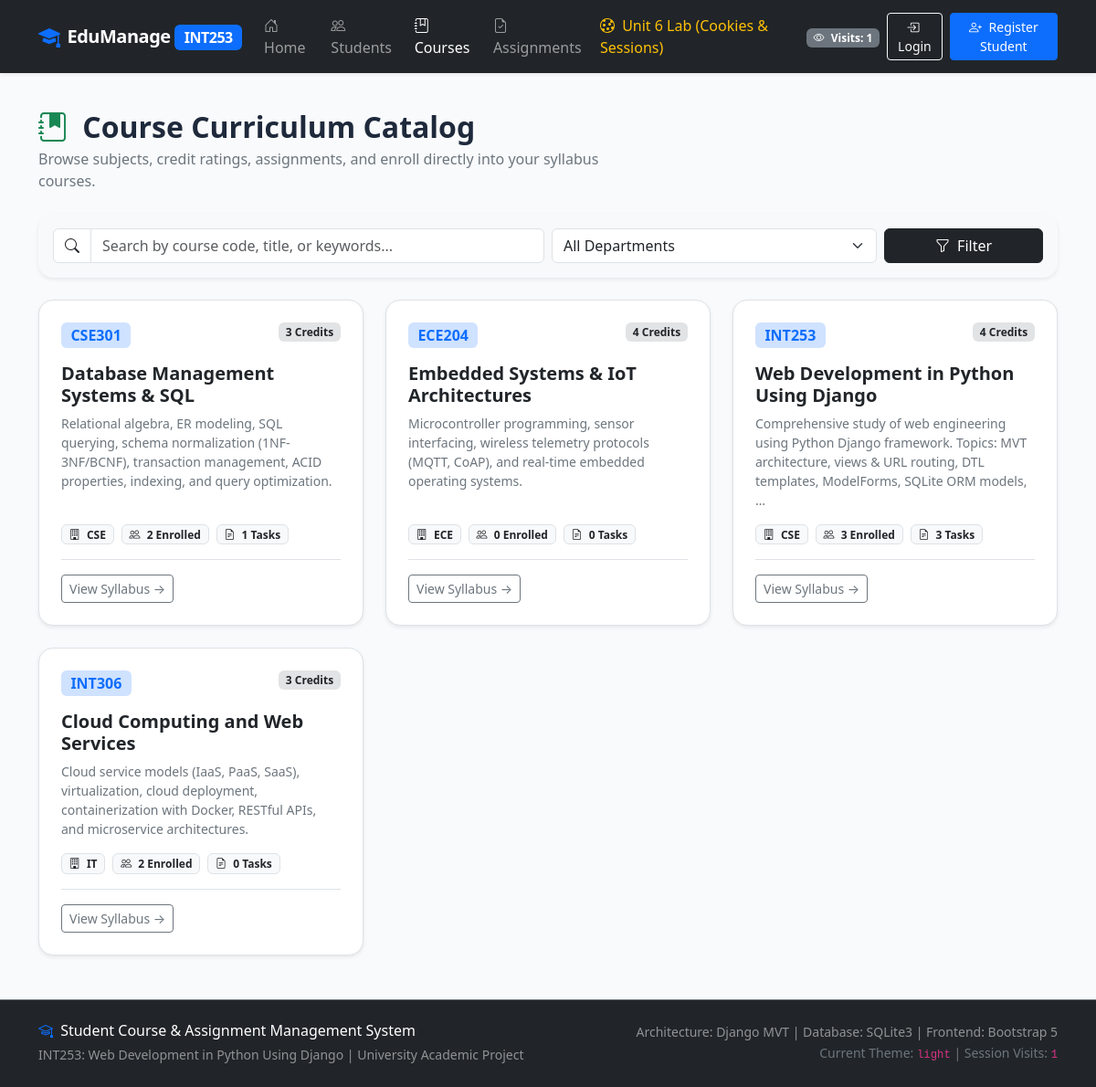
Page /courses/ on the committed database.
### courses/models.py (models this page shows, shortened)
class Course(models.Model):
    DEPARTMENT_CHOICES = [
        ('CSE', 'Computer Science and Engineering'),
        ('IT', 'Information Technology'),
        ('ECE', 'Electronics & Communication Engineering'),
        ('ME', 'Mechanical Engineering'),
        ('CIVIL', 'Civil Engineering'),
        ('GEN', 'General Education'),
    ]
    course_name = models.CharField(
        max_length=150,
        verbose_name="Course Name",
        help_text="Official title of the subject/course"
    )
    course_code = models.CharField(
        max_length=20,
        unique=True,
        verbose_name="Course Code",
        help_text="Institutional course code (e.g., INT253, CSE301)"
    )
    description = models.TextField(
        verbose_name="Course Description",
        help_text="Syllabus overview and course outcomes"
    )
    credits = models.PositiveSmallIntegerField(
        default=3,
        verbose_name="Credits",
        help_text="Course credit value (typically 1-5)"
    )
    department = models.CharField(
        max_length=50,
        choices=DEPARTMENT_CHOICES,
        default='CSE',
        verbose_name="Department"
    )
    students = models.ManyToManyField(
        Student,
        related_name='enrolled_courses',
        blank=True,
        verbose_name="Enrolled Students"
    )
    created_at = models.DateTimeField(
        auto_now_add=True,
        verbose_name="Created At"
    )
    updated_at = models.DateTimeField(
        auto_now=True,
        verbose_name="Last Updated"
    )
    class Meta:
        ordering = ['course_code']
        verbose_name = "Course"
        verbose_name_plural = "Courses"

### courses/views.py (the view)
# urls.py: path('', views.course_list_view, name='list'),
def course_list_view(request):
    search_query = request.GET.get('q', '').strip()
    dept_filter = request.GET.get('department', '').strip()
    courses = Course.objects.annotate(student_count=Count('students')).order_by('course_code')
    if search_query:
        courses = courses.filter(
            Q(course_name__icontains=search_query) |
            Q(course_code__icontains=search_query) |
            Q(description__icontains=search_query)
        )
    if dept_filter:
        courses = courses.filter(department=dept_filter)
    enrolled_course_ids = []
    if request.user.is_authenticated and hasattr(request.user, 'student_profile'):
        enrolled_course_ids = request.user.student_profile.enrolled_courses.values_list('id', flat=True)
    context = {
        'courses': courses,
        'total_count': courses.count(),
        'search_query': search_query,
        'dept_filter': dept_filter,
        'departments': Course.DEPARTMENT_CHOICES,
        'enrolled_course_ids': list(enrolled_course_ids),
        'page_title': 'Course Curriculum Catalog',
    }
    return render(request, 'courses/course_list.html', context)

### accounts/context_processors.py (called while the page is built)
def global_user_context(request):
    context = {
        'theme_preference': request.COOKIES.get('theme_preference', 'light'),
        'session_visit_count': request.session.get('visit_count', 1),
        'current_student': None,
    }
    if request.user.is_authenticated:
        try:
            if hasattr(request.user, 'student_profile'):
                context['current_student'] = request.user.student_profile
        except Exception:
            context['current_student'] = None
    return context

### templates/courses/course_list.html (shortened to what this page needs)
{% extends 'base.html' %}
{% block content %}
<div class="row align-items-center mb-4">
    <div class="col-md-7">
        <h2 class="fw-bold mb-1"><i class="bi bi-journal-bookmark-fill text-success me-2"></i> Course Curriculum Catalog</h2>
        <p class="text-secondary mb-0">Browse subjects, credit ratings, assignments, and enroll directly into your syllabus courses.</p>
    </div>
</div>
<div class="card shadow-sm border-0 rounded-4 mb-4 bg-light">
    <div class="card-body p-3">
        <form method="GET" action="{% url 'courses:list' %}" class="row g-2 align-items-center">
            <div class="col-md-6">
                <div class="input-group">
                    <span class="input-group-text bg-white"><i class="bi bi-search"></i></span>
                    <input type="text" name="q" class="form-control" placeholder="Search by course code, title, or keywords..." value="{{ search_query }}">
                </div>
            </div>
            <div class="col-md-4">
                <select name="department" class="form-select">
                    <option value="">All Departments</option>
                </select>
            </div>
            <div class="col-md-2 d-grid">
                <button type="submit" class="btn btn-dark">
                    <i class="bi bi-funnel me-1"></i> Filter
                </button>
            </div>
        </form>
    </div>
</div>
<div class="row g-4 mb-4">
    {% for course in courses %}
        <div class="col-md-6 col-lg-4">
            <div class="card h-100 shadow-sm border rounded-4 d-flex flex-column">
                <div class="card-body d-flex flex-column p-4">
                    <div class="d-flex justify-content-between align-items-start mb-2">
                        <span class="badge bg-primary-subtle text-primary fw-bold fs-6">{{ course.course_code }}</span>
                        <span class="badge bg-secondary-subtle text-dark">{{ course.credits }} Credits</span>
                    </div>
                    <h5 class="card-title fw-bold text-dark mt-2 mb-2">{{ course.course_name }}</h5>
                    <p class="card-text text-secondary small flex-grow-1">
                        {{ course.description|truncatewords:22 }}
                    </p>
                    <div class="mb-3 d-flex gap-2 flex-wrap">
                        <span class="badge bg-light text-dark border">
                            <i class="bi bi-building me-1"></i> {{ course.department }}
                        </span>
                        <span class="badge bg-light text-dark border">
                            <i class="bi bi-people me-1"></i> {{ course.student_count|default:course.students.count }} Enrolled
                        </span>
                        <span class="badge bg-light text-dark border">
                            <i class="bi bi-file-earmark-text me-1"></i> {{ course.assignments.count }} Tasks
                        </span>
                    </div>
                    <div class="d-flex justify-content-between align-items-center pt-3 border-top mt-auto">
                        <a href="{% url 'courses:detail' pk=course.pk %}" class="btn btn-sm btn-outline-secondary">
                            View Syllabus &rarr;
                        </a>
                    </div>
                </div>
            </div>
        </div>
    {% endfor %}
</div>
{% endblock %}

### static/css/custom.css (style rules this page uses)
:root { --primary-color: #0d6efd; --primary-hover: #0b5ed7; --sidebar-bg: #1e293b; --sidebar-color: #cbd5e1; --sidebar-active: #38bdf8; --card-shadow: 0 0.125rem 0.25rem rgba(0, 0, 0, 0.075); }
body.theme-light { background-color: #f8fafc; color: #1e293b; }
body { min-height: 100vh; display: flex; flex-direction: column; font-family: system-ui, -apple-system, "Segoe UI", Roboto, "Helvetica Neue", "Noto Sans", sans-serif; }

### rows in the picture
Course: course_code "CSE301", credits "3", course_name "Database Management Systems & SQL", description "Relational algebra, ER modeling, SQL querying, schema normalization (1NF-3NF/BCNF), transaction management, ACID properties, indexing, and query optimization.", department "CSE", student_count "2", assignments.count "1"
Course: course_code "ECE204", credits "4", course_name "Embedded Systems & IoT Architectures", description "Microcontroller programming, sensor interfacing, wireless telemetry protocols (MQTT, CoAP), and real-time embedded operating systems.", department "ECE", student_count "0", assignments.count "0"
Course: course_code "INT253", credits "4", course_name "Web Development in Python Using Django", description "Comprehensive study of web engineering using Python Django framework. Topics: MVT architecture, views & URL routing, DTL templates, ModelForms, SQLite ORM models, …", department "CSE", student_count "3", assignments.count "3"
Course: course_code "INT306", credits "3", course_name "Cloud Computing and Web Services", description "Cloud service models (IaaS, PaaS, SaaS), virtualization, cloud deployment, containerization with Docker, RESTful APIs, and microservice architectures.", department "IT", student_count "2", assignments.count "0"

### other values in the picture
{{ session_visit_count|default:1 }} "1"
{{ theme_preference|default:'light' }} "light"
